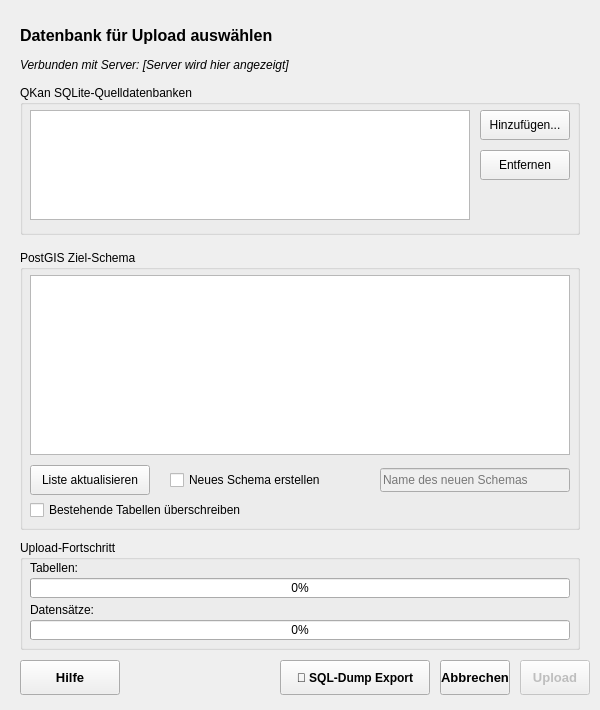
<?xml version="1.0" encoding="UTF-8"?>
<ui version="4.0">
 <class>UploadPostgisDatabaseDialogBase</class>
 <widget class="QDialog" name="UploadPostgisDatabaseDialogBase">
  <property name="geometry">
   <rect>
    <x>0</x>
    <y>0</y>
    <width>600</width>
    <height>710</height>
   </rect>
  </property>
  <property name="minimumSize">
   <size>
    <width>600</width>
    <height>710</height>
   </size>
  </property>
  <property name="font">
   <font>
    <family>Tahoma</family>
   </font>
  </property>
  <property name="windowTitle">
   <string>QKan Datenbank Upload</string>
  </property>
  
  <widget class="QLabel" name="label_title">
   <property name="geometry">
    <rect>
     <x>20</x>
     <y>20</y>
     <width>560</width>
     <height>30</height>
    </rect>
   </property>
   <property name="font">
    <font>
     <family>Tahoma</family>
     <pointsize>12</pointsize>
     <weight>75</weight>
     <bold>true</bold>
    </font>
   </property>
   <property name="text">
    <string>Datenbank für Upload auswählen</string>
   </property>
  </widget>
  
  <widget class="QLabel" name="label_server_info">
   <property name="geometry">
    <rect>
     <x>20</x>
     <y>55</y>
     <width>560</width>
     <height>20</height>
    </rect>
   </property>
   <property name="font">
    <font>
     <family>Tahoma</family>
     <pointsize>9</pointsize>
     <italic>true</italic>
    </font>
   </property>
   <property name="text">
    <string>Verbunden mit Server: [Server wird hier angezeigt]</string>
   </property>
  </widget>
  
  <widget class="QGroupBox" name="groupBox_source_database">
   <property name="geometry">
    <rect>
     <x>20</x>
     <y>85</y>
     <width>560</width>
     <height>150</height>
    </rect>
   </property>
   <property name="title">
    <string>QKan SQLite-Quelldatenbanken</string>
   </property>
   
   <widget class="QListWidget" name="listWidget_source_files">
    <property name="geometry">
     <rect>
      <x>10</x>
      <y>25</y>
      <width>440</width>
      <height>110</height>
     </rect>
    </property>
    <property name="toolTip">
     <string>Ausgewählte Quelldatenbanken für den Upload</string>
    </property>
   </widget>
   
   <widget class="QPushButton" name="pb_select_database">
    <property name="geometry">
     <rect>
      <x>460</x>
      <y>25</y>
      <width>90</width>
      <height>30</height>
     </rect>
    </property>
    <property name="text">
     <string>Hinzufügen...</string>
    </property>
    <property name="toolTip">
     <string>Wählen Sie eine oder mehrere QKan-Datenbanken aus</string>
    </property>
   </widget>
   
   <widget class="QPushButton" name="pb_remove_file">
    <property name="geometry">
     <rect>
      <x>460</x>
      <y>65</y>
      <width>90</width>
      <height>30</height>
     </rect>
    </property>
    <property name="text">
     <string>Entfernen</string>
    </property>
    <property name="toolTip">
     <string>Ausgewählte Datei aus der Liste entfernen</string>
    </property>
   </widget>
  </widget>
  
  <widget class="QGroupBox" name="groupBox_schema">
   <property name="geometry">
    <rect>
     <x>20</x>
     <y>250</y>
     <width>560</width>
     <height>280</height>
    </rect>
   </property>
   <property name="title">
    <string>PostGIS Ziel-Schema</string>
   </property>
   
   <widget class="QListWidget" name="listWidget_schemas">
    <property name="geometry">
     <rect>
      <x>10</x>
      <y>25</y>
      <width>540</width>
      <height>180</height>
     </rect>
    </property>
   </widget>
   
   <widget class="QPushButton" name="pb_refresh_schemas">
    <property name="geometry">
     <rect>
      <x>10</x>
      <y>215</y>
      <width>120</width>
      <height>30</height>
     </rect>
    </property>
    <property name="text">
     <string>Liste aktualisieren</string>
    </property>
   </widget>
   
   <widget class="QCheckBox" name="cb_create_new_schema">
    <property name="geometry">
     <rect>
      <x>150</x>
      <y>220</y>
      <width>200</width>
      <height>20</height>
     </rect>
    </property>
    <property name="text">
     <string>Neues Schema erstellen</string>
    </property>
   </widget>
   
   <widget class="QLineEdit" name="le_new_schema_name">
    <property name="geometry">
     <rect>
      <x>360</x>
      <y>218</y>
      <width>190</width>
      <height>24</height>
     </rect>
    </property>
    <property name="enabled">
     <bool>false</bool>
    </property>
    <property name="placeholderText">
     <string>Name des neuen Schemas</string>
    </property>
   </widget>
   
   <widget class="QCheckBox" name="cb_overwrite_existing">
    <property name="geometry">
     <rect>
      <x>10</x>
      <y>250</y>
      <width>250</width>
      <height>20</height>
     </rect>
    </property>
    <property name="text">
     <string>Bestehende Tabellen überschreiben</string>
    </property>
   </widget>
  </widget>
  
  <widget class="QGroupBox" name="groupBox_progress">
   <property name="geometry">
    <rect>
     <x>20</x>
     <y>540</y>
     <width>560</width>
     <height>110</height>
    </rect>
   </property>
   <property name="title">
    <string>Upload-Fortschritt</string>
   </property>
   
   <widget class="QLabel" name="label_progress_tables">
    <property name="geometry">
     <rect>
      <x>10</x>
      <y>20</y>
      <width>540</width>
      <height>16</height>
     </rect>
    </property>
    <property name="text">
     <string>Tabellen:</string>
    </property>
   </widget>
   
   <widget class="QProgressBar" name="progressBar_upload">
    <property name="geometry">
     <rect>
      <x>10</x>
      <y>38</y>
      <width>540</width>
      <height>20</height>
     </rect>
    </property>
    <property name="value">
     <number>0</number>
    </property>
    <property name="textVisible">
     <bool>true</bool>
    </property>
   </widget>
   
   <widget class="QLabel" name="label_progress_records">
    <property name="geometry">
     <rect>
      <x>10</x>
      <y>62</y>
      <width>540</width>
      <height>16</height>
     </rect>
    </property>
    <property name="text">
     <string>Datensätze:</string>
    </property>
   </widget>
   
   <widget class="QProgressBar" name="progressBar_records">
    <property name="geometry">
     <rect>
      <x>10</x>
      <y>80</y>
      <width>540</width>
      <height>20</height>
     </rect>
    </property>
    <property name="value">
     <number>0</number>
    </property>
    <property name="textVisible">
     <bool>true</bool>
    </property>
   </widget>
  </widget>
  
  <widget class="QPushButton" name="pb_help">
   <property name="geometry">
    <rect>
     <x>20</x>
     <y>660</y>
     <width>100</width>
     <height>35</height>
    </rect>
   </property>
   <property name="font">
    <font>
     <family>Tahoma</family>
     <pointsize>10</pointsize>
     <weight>75</weight>
     <bold>true</bold>
    </font>
   </property>
   <property name="text">
    <string>Hilfe</string>
   </property>
  </widget>
  
  <widget class="QPushButton" name="pb_export_sql">
   <property name="geometry">
    <rect>
     <x>280</x>
     <y>660</y>
     <width>150</width>
     <height>35</height>
    </rect>
   </property>
   <property name="font">
    <font>
     <family>Tahoma</family>
     <pointsize>9</pointsize>
     <weight>75</weight>
     <bold>true</bold>
    </font>
   </property>
   <property name="text">
    <string>📄 SQL-Dump Export</string>
   </property>
   <property name="toolTip">
    <string>Erstellt einen PostgreSQL SQL-Dump für manuelle Installation (z.B. bei GBD WebSuite ohne direkten DB-Zugriff)</string>
   </property>
  </widget>
  
  <widget class="QPushButton" name="pb_cancel">
   <property name="geometry">
    <rect>
     <x>440</x>
     <y>660</y>
     <width>70</width>
     <height>35</height>
    </rect>
   </property>
   <property name="font">
    <font>
     <family>Tahoma</family>
     <pointsize>10</pointsize>
     <weight>75</weight>
     <bold>true</bold>
    </font>
   </property>
   <property name="text">
    <string>Abbrechen</string>
   </property>
  </widget>
  
  <widget class="QPushButton" name="pb_upload">
   <property name="geometry">
    <rect>
     <x>520</x>
     <y>660</y>
     <width>70</width>
     <height>35</height>
    </rect>
   </property>
   <property name="font">
    <font>
     <family>Tahoma</family>
     <pointsize>10</pointsize>
     <weight>75</weight>
     <bold>true</bold>
    </font>
   </property>
   <property name="text">
    <string>Upload</string>
   </property>
   <property name="default">
    <bool>true</bool>
   </property>
   <property name="enabled">
    <bool>false</bool>
   </property>
  </widget>
 </widget>
 <resources/>
 <connections/>
</ui>
